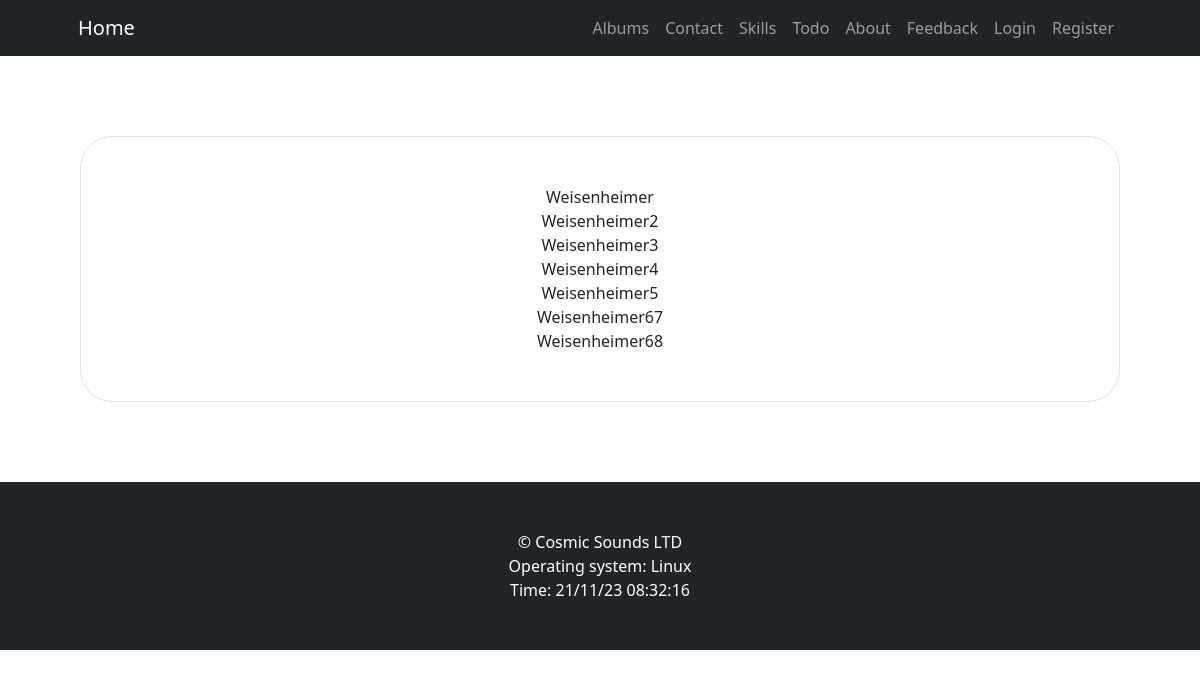
/users, run on an earlier commit of the app's database.
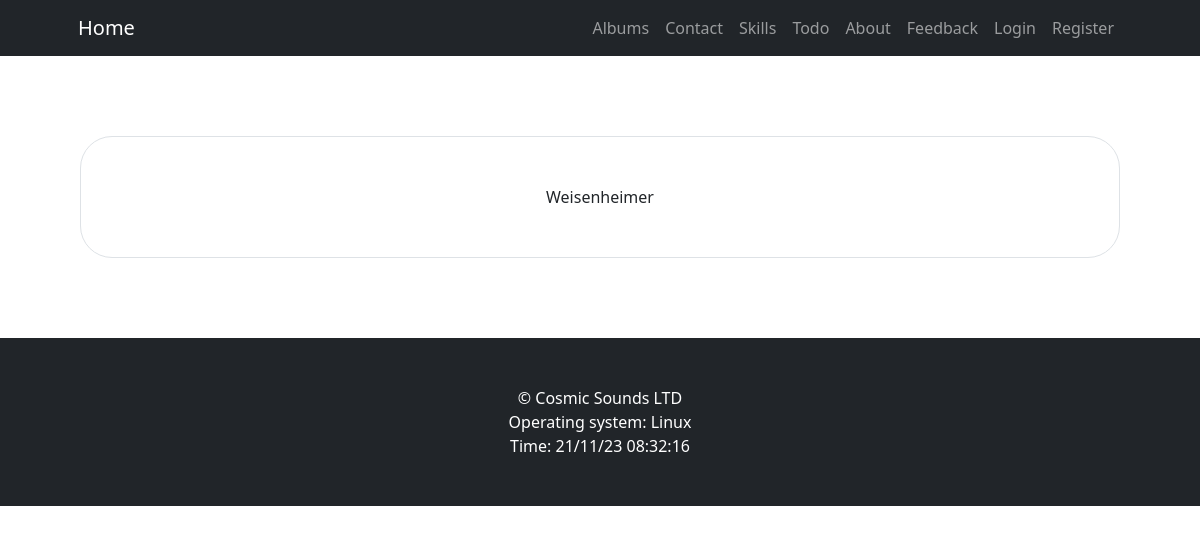
And on a later commit of the database.
### app/models.py (models this page shows)
class Users(db.Model):
    __tablename__ = "users"
    id = db.Column(db.Integer, primary_key=True, autoincrement=True)
    login = db.Column(db.String, nullable=False, unique=True)
    email = db.Column(db.String, nullable=False, unique=True)
    password = db.Column(db.String, nullable=False)
    name = db.Column(db.String, nullable=False)
    surname = db.Column(db.String, nullable=False)
    image = db.Column(db.String(20), nullable=False, default="default.jpg")

### app/views.py (the view)
@app.route("/users")
def users():
    handler = database.HandleUsers()
    get_all = handler.get_all()
    return render_template("users.html", users=get_all)

### app/helpers/database.py (called while the page is built)
    def get_all(self):
        users = db.session.query(Users).all()
        return users

### app/views.py (called while the page is built)
@app.context_processor
def base():
    now = datetime.datetime.now()
    time = now.strftime("%d/%m/%y %H:%M:%S")
    menu = [
        {"text": "Albums", "link": url_for("albums")},
        {"text": "Contact", "link": url_for("contact")},
        {"text": "Skills", "link": url_for("skills")},
        {"text": "Todo", "link": url_for("todo_list")},
        {"text": "About", "link": url_for("about")},
        {"text": "Feedback", "link": url_for("feedback")},
        {"text": "Login", "link": url_for("login")},
        {"text": "Register", "link": url_for("register")},
    ]
    return dict(
        platform=platform,
        time=time,
        menu=menu)

### app/templates/users.html (shortened to what this page needs)
{% extends "base.html" %}
{% import "_fields.html" as field %}
{% block content %}
<div>
    <div class="col-lg-12 border rounded-5 p-5">
        {% for user in users %}
        <div class="text-center">
            {{ user.login }}
        </div>
        {% endfor %}
    </div>
</div>
{% endblock %}

### app/templates/base.html (shortened to what this page needs)
<!DOCTYPE html>
<html lang="en">
<head>
    {% block css %}
    <link rel="stylesheet" href="{{ url_for('static', filename='css/bootstrap.theme.css') }}">
    <link rel="stylesheet" href="{{ url_for('static', filename='css/styles.css') }}">
    {% endblock %}
</head>
<body>
    {% include "header.html" %}
    <div class="content">
        {% block content %}
        {% endblock %}
    </div>
    {% include "footer.html" %}
</body>
</html>

### app/templates/header.html (shortened to what this page needs)
<nav class="navbar navbar-expand-lg navbar-dark bg-dark">
    <div class="container px-lg-5">
        <a class="navbar-brand" href="{{ url_for('index') }}">Home</a>
        <div class="collapse navbar-collapse" id="navbarSupportedContent">
            <ul class="navbar-nav ms-auto mb-2 mb-lg-0">
                {% for item in menu %}
                <li class="nav-item"><a class="nav-link" href="{{ item.link }}"> {{ item.text }} </a></li>
                {% endfor %}
            </ul>
        </div>
    </div>
</nav>

### app/templates/footer.html
<footer class="py-5 bg-dark">
    <div class="container pb-0">
        <p class="m-0 text-center text-white">&copy; Cosmic Sounds LTD</p>
        <p class="m-0 text-center text-white">Operating system: {{ platform.system() }}</p>
        <p class="m-0 text-center text-white">Time: {{ time }}</p>
    </div>
</footer>

### app/static/css/styles.css (style rules this page uses)
:root { --title: 40px; --content: 20px; }
.content { padding: 10vh; }

What changed in the data, as far as the page shows it:
removed Users: login "Weisenheimer2"
removed Users: login "Weisenheimer3"
removed Users: login "Weisenheimer4"
removed Users: login "Weisenheimer5"
removed Users: login "Weisenheimer67"
removed Users: login "Weisenheimer68"
